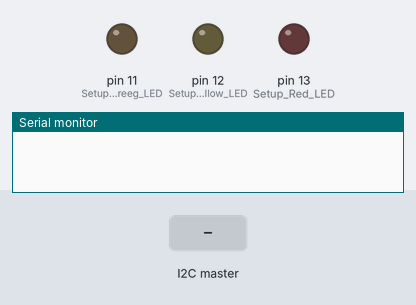
This sketch was run on a simulated Arduino Uno, built with avr-gcc and run on an emulated ATmega328P. Shown: output pins drawn as LEDs (lit = HIGH), the last lines printed to the serial monitor. Inputs (shaded band) come from the test bench.

Above: at 1.2 s.
1.3 s: the I2C master sends the byte 1
At 2.1 s:
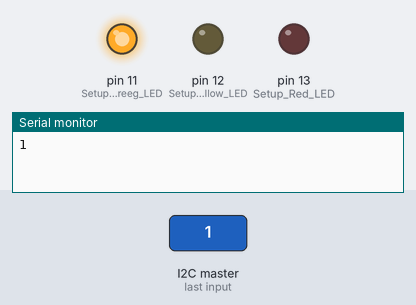
2.8 s: the I2C master sends the byte 2
At 3.3 s:
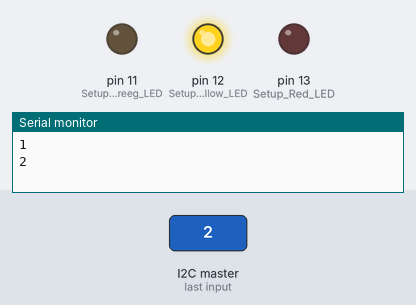
Timing chart, 0 to 5.8 s (numbered marks = the images above; inputs shaded):
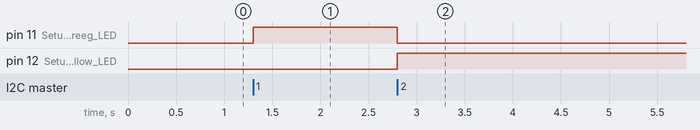

The sketch:

traffic_lights_event_test2_SLC1.ino
```cpp
//Comms Test - SLC Code

#include <Wire.h>

void setup()
{
  Wire.begin(4);                // join i2c bus with address #4
  Wire.onReceive(receiveEvent); // register event
  Serial.begin(9600);           // start serial for output

  pinMode(13, OUTPUT);//Setup Red LED
  pinMode(12, OUTPUT);//Setup Yellow LED
  pinMode(11, OUTPUT);//Setup Greeg LED

}

void loop()
{
  delay(100);
}

// function that executes whenever data is received from master
// this function is registered as an event, see setup()

void receiveEvent(int howMany)
{

  int x = Wire.read();    // receive byte as an integer
  Serial.println(x);         // print the integer


  switch (x) {
  case 1:
    //Control Lights for Event1
    digitalWrite(13, LOW);
    digitalWrite(12, LOW);
    digitalWrite(11, HIGH);
    break;

  case 2:
    //Control Lights for Event2
    digitalWrite(13, LOW);
    digitalWrite(12, HIGH);
    digitalWrite(11, LOW);
    break;

   case 3:
    //Control Lights for Event3
    digitalWrite(13, HIGH);
    digitalWrite(12, LOW);
    digitalWrite(11, LOW);
    break;

    case 4:
    //Control Lights for Event4
    digitalWrite(13, HIGH);
    digitalWrite(12, LOW);
    digitalWrite(11, LOW);
    break;

  	case 5:
    //Control Lights for Event5
    digitalWrite(13, HIGH);
    digitalWrite(12, LOW);
    digitalWrite(11, LOW);
    break;

   case 6:
    //Control Lights for Event6
    digitalWrite(13, HIGH);
    digitalWrite(12, LOW);
    digitalWrite(11, LOW);
    break;

  default:
    // if nothing else matches, do the default
    // default is optional
    break;
}


}
```

Measured:
- after the input at 1.3 s, pin 11 (Setup_Greeg_LED): LOW → HIGH at once
- after the input at 2.8 s, pin 11 (Setup_Greeg_LED): HIGH → LOW at once; pin 12 (Setup_Yellow_LED): LOW → HIGH at once
